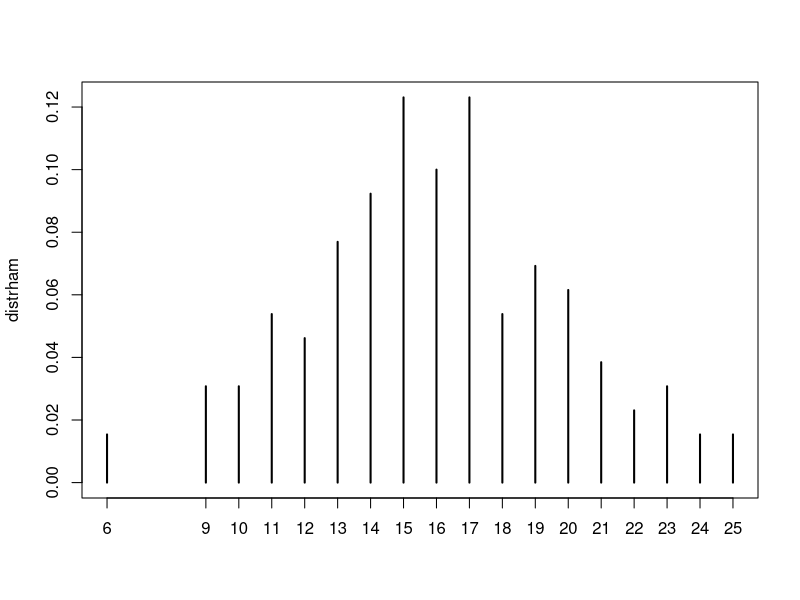

Recreate this plot in R.
## ---- chunk 1
details <- read.csv("details.csv", header = TRUE)
sales <- read.csv("sales.csv", header = TRUE)

profit.margin <- details$price - details$cost

ham.revenue <- sales$demand.ham * 6.5
turkey.revenue <- sales$demand.turkey * 6.5
veggie.revenue <- sales$demand.veggie * 5.0

ham.cost <- sales$available.ham * 3.5
turkey.cost <- sales$available.turkey * 4.0
veggie.cost <- sales$available.veggie * 2.5

distrham <- table(sales$demand.ham)/length(sales$demand.ham)
distrturkey <- table(sales$demand.turkey)/length(sales$demand.turkey)
distrveggie <- table(sales$demand.veggie)/length(sales$demand.veggie)
## ---- chunk 2
plot(distrham)
